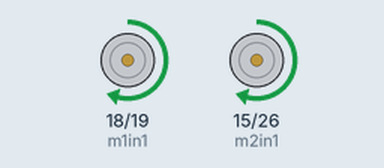
This program was run on a simulated ESP32. Parts: motor-driver pin pairs drawn as motors (green arrow = first pin HIGH = forward, orange = second pin HIGH = backward, longer = more drive, scaled by the enable pin). What the program prints to the serial monitor is not drawn.

Above: at 0.02 s.
Timing chart, 0 to 3.0 s (numbered marks = the images above):
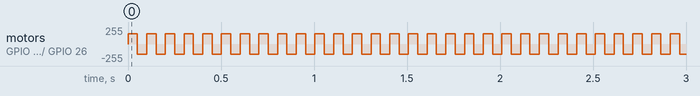

Measured:
- by itself, motor on GPIO 18 (m1in1) / GPIO 19 (m1in2), motor on GPIO 15 (m2in1) / GPIO 26 (m2in2): alternates forward 154/255 for 0.05 s and backward 154/255 for 0.05 s

The program:

main.cpp
```cpp
#include <Arduino.h>

// general para motores
const int resolution = 10;
const int freq = 300;
int dutyCycle = 0;

// motor1
#define m1en 2
#define m1in1 18
#define m1in2 19
const int pwmChannel1 = 1;

// motor2
#define m2en 4
#define m2in1 15
#define m2in2 26
const int pwmChannel2 = 2;

void setup()
{
  pinMode(m1en, OUTPUT);
  pinMode(m1in1, OUTPUT);
  pinMode(m1in2, OUTPUT);
  // configura pwm
  ledcSetup(pwmChannel1, freq, resolution);
  ledcAttachPin(m1en, pwmChannel1);

  pinMode(m2en, OUTPUT);
  pinMode(m2in1, OUTPUT);
  pinMode(m2in2, OUTPUT);
  // configura pwm
  ledcSetup(pwmChannel2, freq, resolution);
  ledcAttachPin(m2en, pwmChannel2);

  Serial.begin(115200);
}

double voltaje = 2;

void motor1(double voltaje)
{
  double DC = 0;
  double valor = 0;

  if (voltaje > 0)
  {
    DC = 100 / 3.3 * voltaje;
    valor = 1023 / 100.0 * DC;
    ledcWrite(pwmChannel1, valor);
    digitalWrite(m1in1, HIGH);
    digitalWrite(m1in2, LOW);
  }

  else if (voltaje < 0)
  {
    DC = 100 / 3.3 * voltaje;
    valor = -1023 / 100.0 * DC;
    ledcWrite(pwmChannel1, valor);
    digitalWrite(m1in1, LOW);
    digitalWrite(m1in2, HIGH);
  }

  else
  {
    DC = 0;
    valor = 0;
    ledcWrite(pwmChannel1, 0);
    digitalWrite(m1in1, LOW);
    digitalWrite(m1in2, LOW);
  }

  Serial.println("---");
  Serial.println(voltaje);
  Serial.println(DC);
}

void motor2(double voltaje)
{
  double DC = 0;
  double valor = 0;

  if (voltaje > 0)
  {
    DC = 100 / 3.3 * voltaje;
    valor = 1023 / 100.0 * DC;
    ledcWrite(pwmChannel2, valor);
    digitalWrite(m2in1, HIGH);
    digitalWrite(m2in2, LOW);
  }

  else if (voltaje < 0)
  {
    DC = 100 / 3.3 * voltaje;
    valor = -1023 / 100.0 * DC;
    ledcWrite(pwmChannel2, valor);
    digitalWrite(m2in1, LOW);
    digitalWrite(m2in2, HIGH);
  }

  else
  {
    DC = 0;
    valor = 0;
    ledcWrite(pwmChannel2, 0);
    digitalWrite(m2in1, LOW);
    digitalWrite(m2in2, LOW);
  }

  Serial.println("---");
  Serial.println(voltaje);
  Serial.println(DC);
}

void loop()
{
  int t = 50;
  double volt=2;
  for (int i = 0; i < 2000; i++)
  {
    motor1(volt);
    motor2(volt);
    delay(t);
    motor1(-volt);
    motor2(-volt);
    delay(t);
  }
  motor1(0);
  motor2(0);
  delay(1000000);
}
```
